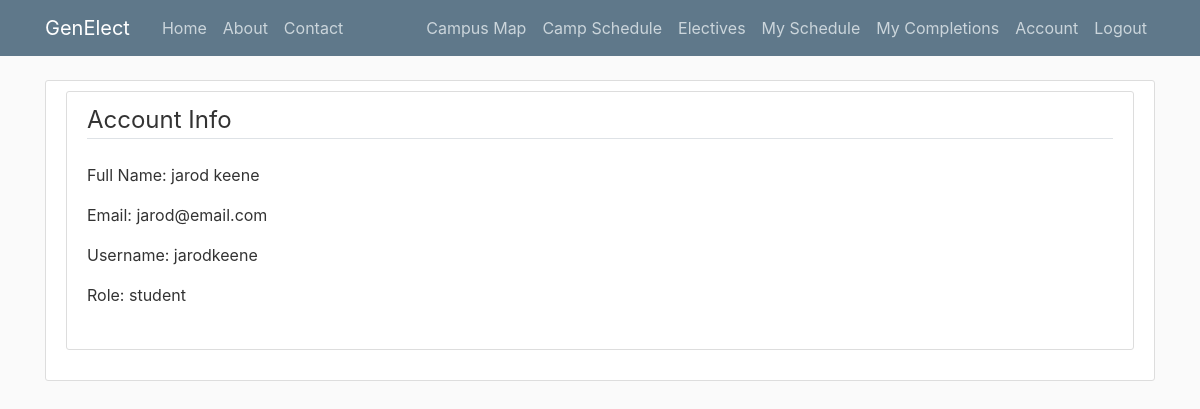
Page /account (signed in) on the earlier database version.
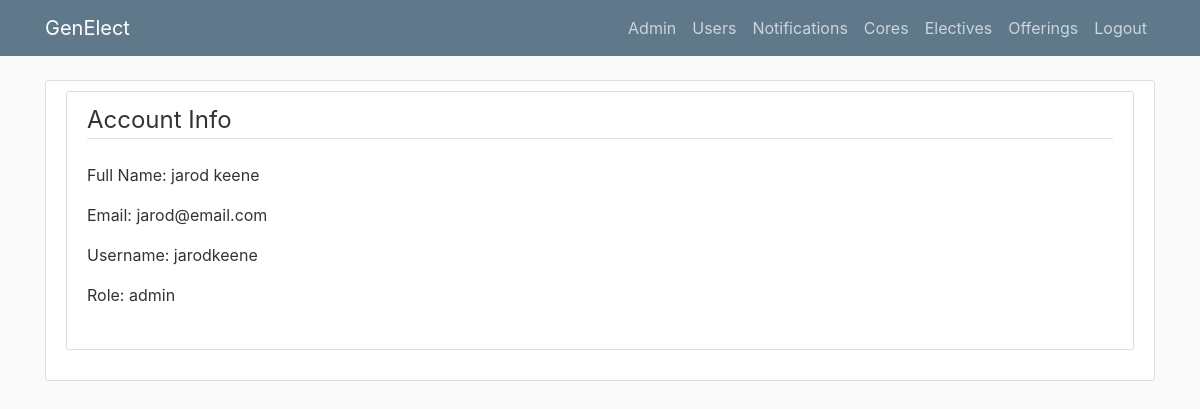
Same page on the later database version.
### genElect/models.py (models this page shows)
class Base(db.Model):
    __abstract__ = True
    id = db.Column(db.Integer, primary_key=True, autoincrement=True)
    date_created = db.Column(db.DateTime, default=db.func.current_timestamp())
    date_modified = db.Column(db.DateTime, default=db.func.current_timestamp(),
            onupdate=db.func.current_timestamp())

class Users(Base, UserMixin):
    __tablename__ = 'users'
    username = db.Column(db.String(100), unique=True)
    full_name = db.Column(db.String(100))
    email = db.Column(db.String(100))
    role = db.Column(db.String(32), nullable=False)
    password = db.Column(db.String(128))
    registrations = db.relationship('Registrations', backref='user', lazy=True)
    core_registrations = db.relationship('CoreRegistrations', backref='user', lazy=True)
    completed_electives = db.relationship('Completions', backref='user', lazy=True)

### genElect/__init__.py (the view)
@app.route("/account", methods=['GET', 'POST'])
def account():
    if current_user.is_authenticated:
        return render_template('account.html', title='Account')
    else:
        flash("Please login first", 'info')
        return redirect(url_for('login'))

### genElect/__init__.py (called while the page is built)
@login_manager.user_loader
def load_user(user_id):
    return Users.query.get(int(user_id))

### genElect/templates/account.html
{% extends "layout.html" %}
{% block content %}
<div class="content-section">
  <div class="content-section">
    		<fieldset class="form-group">
    			<legend class="border-bottom mb-4">Account Info</legend>
    			<div class="form-group">
    				Full Name: {{ current_user.full_name }}
    			</div>
    			<div class="form-group">
    				Email: {{ current_user.email }}
    			</div>
    			<div class="form-group">
    				Username: {{ current_user.username }}
    			</div>
    			<div class="form-group">
    				Role: {{ current_user.role }}
    			</div>
    		</fieldset>
    </div>
</div>
{% endblock content %}

Differences in the rows shown:
changed Users "jarod keene": role "student" → "admin"
Other differences:
text no longer shown: "Home About Contact Campus Map Camp Schedule My Schedule My Completions Account"
text now shown: "Admin Users Notifications Cores Offerings"
